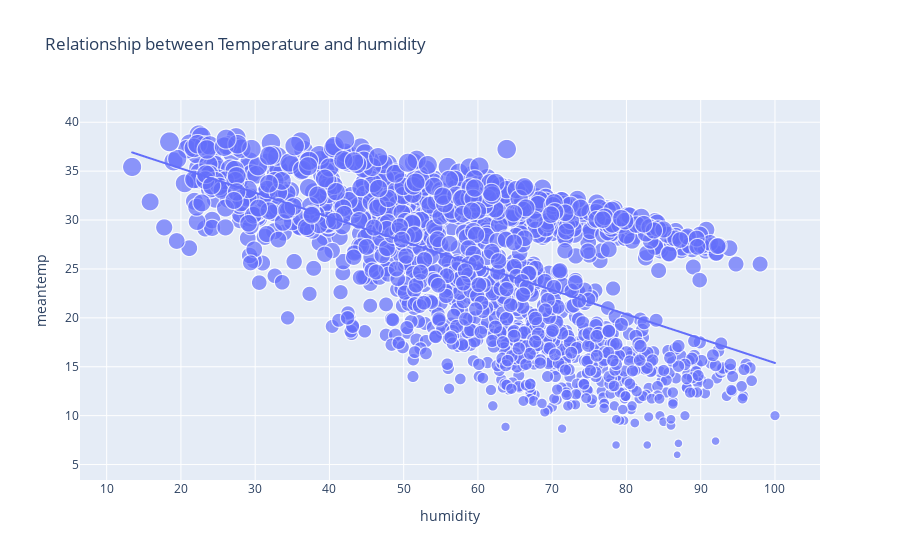

Notebook code for this chart:
### Code cell
import plotly.express as px
figure=px.scatter(climate_df,x='humidity',
                  y='meantemp',
                  size='meantemp',
                  trendline='ols',
                  title='Relationship between Temperature and humidity'
                 )
figure.show()

### Figure 1 — Plotly figure (JSON) as saved in the notebook; plotly's stock layout.template omitted (floating-point values rounded to 4 significant figures; data arrays with more than 128 entries replaced by an {"elided": "..."} marker saying what was removed)
{"data": [{"hovertemplate": "humidity=%{x}<br>meantemp=%{marker.size}<extra></extra>", "legendgroup": "", "marker": {"color": "#636efa", "size": {"elided": "1576 float values"}, "sizemode": "area", "sizeref": 0.09679, "symbol": "circle"}, "mode": "markers", "name": "", "showlegend": false, "type": "scattergl", "x": {"elided": "1576 float values"}, "xaxis": "x", "y": {"elided": "1576 float values"}, "yaxis": "y"}, {"hovertemplate": "<b>OLS trendline</b><br>meantemp = -0.248662 * humidity + 40.2523<br>R<sup>2</sup>=0.330451<br><br>humidity=%{x}<br>meantemp=%{y} <b>(trend)</b><extra></extra>", "legendgroup": "", "marker": {"color": "#636efa", "symbol": "circle"}, "mode": "lines", "name": "", "showlegend": false, "type": "scattergl", "x": {"elided": "1576 float values"}, "xaxis": "x", "y": {"elided": "1576 float values"}, "yaxis": "y"}], "layout": {"legend": {"itemsizing": "constant", "tracegroupgap": 0}, "title": {"text": "Relationship between Temperature and humidity"}, "xaxis": {"anchor": "y", "domain": [0, 1], "title": {"text": "humidity"}}, "yaxis": {"anchor": "x", "domain": [0, 1], "title": {"text": "meantemp"}}}}
